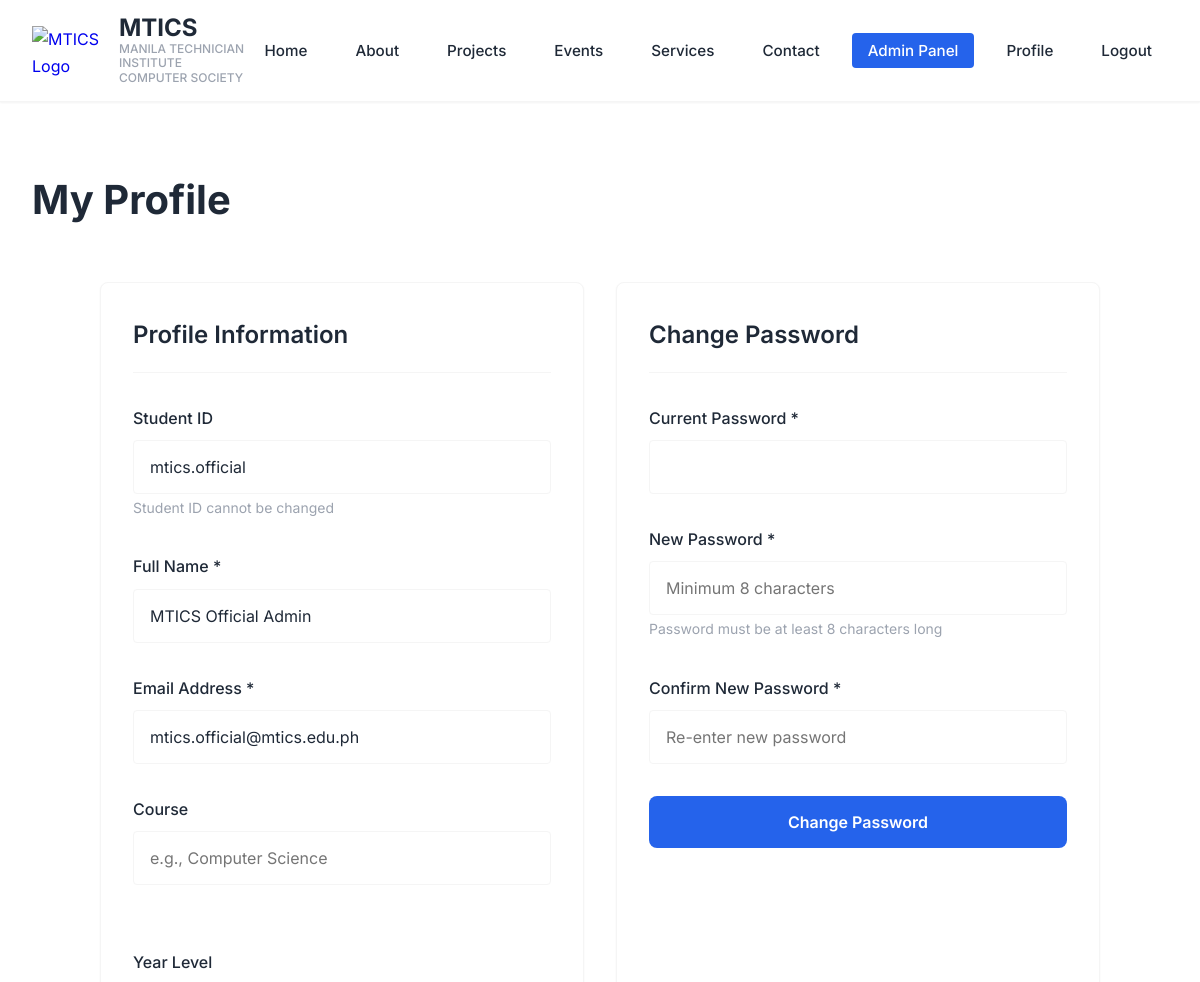
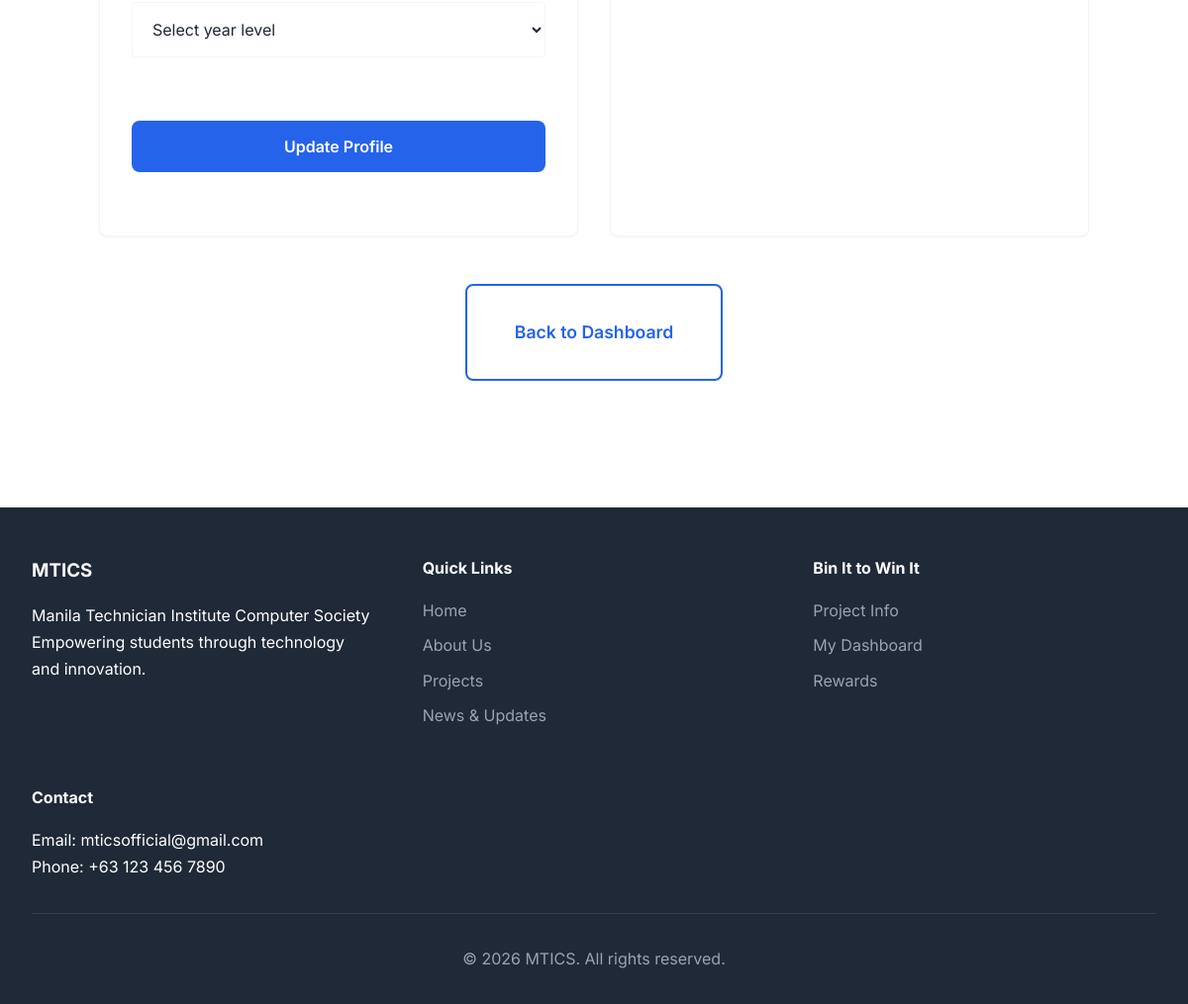
/dashboard/profile.php (signed in), run on the app's committed database (2 pictures, top to bottom).
### tables this page shows
CREATE TABLE IF NOT EXISTS users (
    id INT AUTO_INCREMENT PRIMARY KEY,
    student_id VARCHAR(50) UNIQUE NOT NULL,
    email VARCHAR(255) UNIQUE NOT NULL,
    password_hash VARCHAR(255) NOT NULL,
    full_name VARCHAR(255) NOT NULL,
    course VARCHAR(100),
    year_level VARCHAR(20),
    eco_tokens DECIMAL(10, 2) DEFAULT 0.00,
    created_at TIMESTAMP DEFAULT CURRENT_TIMESTAMP,
    last_login TIMESTAMP NULL,
    is_active BOOLEAN DEFAULT TRUE,
    is_admin BOOLEAN DEFAULT FALSE,
    INDEX idx_student_id (student_id),
    INDEX idx_email (email),
    INDEX idx_is_admin (is_admin)
);

### config/config.php (called while the page is built, shortened)
<?php
function get_user_id() {
    return isset($_SESSION['user_id']) ? $_SESSION['user_id'] : null;
}
function is_admin() {
    $user_id = get_user_id();
    try {
        $db = Database::getInstance()->getConnection();
        $stmt = $db->prepare("SELECT is_admin FROM users WHERE id = ?");
        $stmt->execute([$user_id]);
        $user = $stmt->fetch();
        return $user && $user['is_admin'] == 1;
    } catch (PDOException $e) {
        return false;
    }
}

### dashboard/profile.php (the view, shortened to what this page needs)
<?php
require_once '../config/config.php';
$user_id = get_user_id();
$db = Database::getInstance()->getConnection();
$stmt = $db->prepare("SELECT * FROM users WHERE id = ?");
$stmt->execute([$user_id]);
$user = $stmt->fetch();
include '../includes/header.php';
?>
<section class="section">
    <div class="container">
        <h1 class="section-title">My Profile</h1>
        <div class="grid grid-2" style="max-width: 1000px; margin: 0 auto; gap: 2rem;">
            <div class="card">
                <div class="card-header">
                    <h2 class="card-title">Profile Information</h2>
                </div>
                <div class="card-body">
                    <form method="POST" action="" data-validate>
                        <div class="form-group">
                            <label for="student_id" class="form-label">Student ID</label>
                            <input type="text" id="student_id" class="form-input"
                                   value="<?php echo htmlspecialchars($user['student_id']); ?>" disabled>
                            <small style="color: var(--medium-gray); font-size: 0.875rem;">
                                Student ID cannot be changed
                            </small>
                        </div>
                        <div class="form-group">
                            <label for="full_name" class="form-label">Full Name *</label>
                            <input type="text" id="full_name" name="full_name" class="form-input"
                                   value="<?php echo htmlspecialchars($user['full_name']); ?>" required>
                        </div>
                        <div class="form-group">
                            <label for="email" class="form-label">Email Address *</label>
                            <input type="email" id="email" name="email" class="form-input"
                                   value="<?php echo htmlspecialchars($user['email']); ?>" required>
                        </div>
                        <div class="grid grid-2">
                            <div class="form-group">
                                <label for="course" class="form-label">Course</label>
                                <input type="text" id="course" name="course" class="form-input"
                                       value="<?php echo htmlspecialchars($user['course'] ?? ''); ?>"
                                       placeholder="e.g., Computer Science">
                            </div>
                            <div class="form-group">
                                <label for="year_level" class="form-label">Year Level</label>
                                <select id="year_level" name="year_level" class="form-select">
                                    <option value="">Select year level</option>
                                </select>
                            </div>
                        </div>
                        <div class="form-group" style="margin-top: 2rem;">
                            <button type="submit" name="update_profile" class="btn btn-primary" style="width: 100%;">
                                Update Profile
                            </button>
                        </div>
                    </form>
                </div>
            </div>
            <div class="card">
                <div class="card-header">
                    <h2 class="card-title">Change Password</h2>
                </div>
                <div class="card-body">
                    <form method="POST" action="" data-validate>
                        <div class="form-group">
                            <label for="current_password" class="form-label">Current Password *</label>
                            <input type="password" id="current_password" name="current_password" class="form-input" required>
                        </div>
                        <div class="form-group">
                            <label for="new_password" class="form-label">New Password *</label>
                            <input type="password" id="new_password" name="new_password" class="form-input"
                                   placeholder="Minimum 8 characters" required>
                            <small style="color: var(--medium-gray); font-size: 0.875rem;">
                                Password must be at least 8 characters long
                            </small>
                        </div>
                        <div class="form-group">
                            <label for="confirm_password" class="form-label">Confirm New Password *</label>
                            <input type="password" id="confirm_password" name="confirm_password" class="form-input"
                                   placeholder="Re-enter new password" required>
                        </div>
                        <div class="form-group" style="margin-top: 2rem;">
                            <button type="submit" name="change_password" class="btn btn-primary" style="width: 100%;">
                                Change Password
                            </button>
                        </div>
                    </form>
                </div>
            </div>
        </div>
        <div style="text-align: center; margin-top: 3rem;">
            <a href="index.php" class="btn btn-secondary btn-large">Back to Dashboard</a>
        </div>
    </div>
</section>
<?php include '../includes/footer.php'; ?>

### assets/css/style.css (style rules this page uses)
:root { --primary-blue: #2563eb; --dark-blue: #1e40af; --light-blue: #3b82f6; --accent-blue: #60a5fa; --light-blue-bg: #eff6ff; --medium-blue-text: #1e40af; --azure-blue: #007bff; --gold-yellow: #ffc107; --white: #ffffff; --light-gray: #f5f5f5; --medium-gray: #9ca3af; --dark-gray: #374151; --text-dark: #1f2937; --font-primary: 'Inter', -apple-system, BlinkMacSystemFont, 'Segoe UI', sans-serif; --spacing-xs: 0.5rem; --spacing-sm: 1rem; --spacing-md: 2rem; --spacing-lg: 3rem; --spacing-xl: 4rem; --radius-sm: 4px; --radius-md: 8px; --radius-lg: 12px; --shadow-sm: 0 1px 2px rgba(0, 0, 0, 0.05); --shadow-md: 0 4px 6px rgba(0, 0, 0, 0.1); --shadow-lg: 0 10px 15px rgba(0, 0, 0, 0.1); }
* { margin: 0; padding: 0; box-sizing: border-box; }
body { font-family: var(--font-primary); background: var(--white); color: var(--text-dark); line-height: 1.7; min-height: 100vh; }
.container { max-width: 1200px; margin: 0 auto; padding: 0 var(--spacing-md); }
.btn { display: inline-block; padding: var(--spacing-sm) var(--spacing-md); border: none; border-radius: var(--radius-md); font-weight: 600; text-decoration: none; cursor: pointer; transition: all 0.3s ease; font-size: 1rem; text-align: center; font-family: var(--font-primary); }
.btn-primary { background: var(--primary-blue); color: var(--white); }
.btn-secondary { background: var(--white); color: var(--primary-blue); border: 2px solid var(--primary-blue); }
.btn-large { padding: var(--spacing-md) var(--spacing-lg); font-size: 1.1rem; }
.section { padding: var(--spacing-xl) 0; background: var(--white); }
.section-title { font-size: 2.5rem; font-weight: 700; color: var(--text-dark); margin-bottom: var(--spacing-lg); text-align: left; }
.card { background: var(--white); border: 1px solid var(--light-gray); border-radius: var(--radius-md); padding: var(--spacing-md); box-shadow: var(--shadow-sm); transition: all 0.3s ease; }
.card-header { border-bottom: 1px solid var(--light-gray); padding-bottom: var(--spacing-sm); margin-bottom: var(--spacing-md); }
.card-title { font-size: 1.5rem; font-weight: 600; color: var(--text-dark); margin: 0; }
.card-body { color: var(--dark-gray); line-height: 1.7; }
.grid { display: grid; gap: var(--spacing-md); }
.grid-2 { grid-template-columns: repeat(auto-fit, minmax(300px, 1fr)); }
.form-group { margin-bottom: var(--spacing-md); }
.form-label { display: block; margin-bottom: var(--spacing-xs); color: var(--text-dark); font-weight: 500; }
.form-input, .form-select, .form-textarea { width: 100%; padding: var(--spacing-sm); background: var(--white); border: 1px solid var(--light-gray); border-radius: var(--radius-sm); color: var(--text-dark); font-family: var(--font-primary); font-size: 1rem; transition: all 0.3s ease; }

### data on the page
users: student "mtics.official", full_name "MTICS Official Admin", email "mtics.official@mtics.edu.ph"
